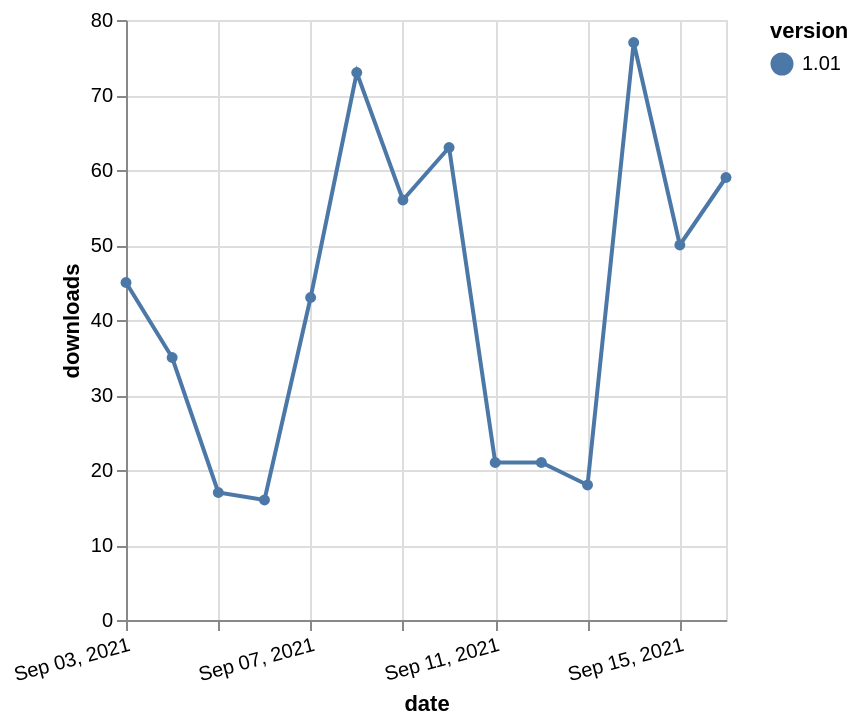

Vega-Lite specification stored for this chart:
### Vega-Lite specification from a JSON file in a GitHub repository (floating-point values rounded to 4 significant figures)
{"$schema": "https://vega.github.io/schema/vega-lite/v5.json", "description": "A simple bar chart with embedded data.", "data": {"values": [{"date": "2021-09-03", "total": 76307, "delta": 45, "version": "1.01"}, {"date": "2021-09-04", "total": 76342, "delta": 35, "version": "1.01"}, {"date": "2021-09-05", "total": 76359, "delta": 17, "version": "1.01"}, {"date": "2021-09-06", "total": 76375, "delta": 16, "version": "1.01"}, {"date": "2021-09-07", "total": 76418, "delta": 43, "version": "1.01"}, {"date": "2021-09-08", "total": 76491, "delta": 73, "version": "1.01"}, {"date": "2021-09-09", "total": 76547, "delta": 56, "version": "1.01"}, {"date": "2021-09-10", "total": 76610, "delta": 63, "version": "1.01"}, {"date": "2021-09-11", "total": 76631, "delta": 21, "version": "1.01"}, {"date": "2021-09-12", "total": 76652, "delta": 21, "version": "1.01"}, {"date": "2021-09-13", "total": 76670, "delta": 18, "version": "1.01"}, {"date": "2021-09-14", "total": 76747, "delta": 77, "version": "1.01"}, {"date": "2021-09-15", "total": 76797, "delta": 50, "version": "1.01"}, {"date": "2021-09-16", "total": 76856, "delta": 59, "version": "1.01"}]}, "width": "container", "mark": {"type": "line", "point": {"filled": true}}, "encoding": {"x": {"field": "date", "type": "temporal", "timeUnit": "yearmonthdate", "title": "date", "axis": {"labelAngle": -15}}, "y": {"field": "delta", "type": "quantitative", "title": "downloads"}, "color": {"field": "version", "type": "nominal"}, "tooltip": {"field": "delta"}}}
